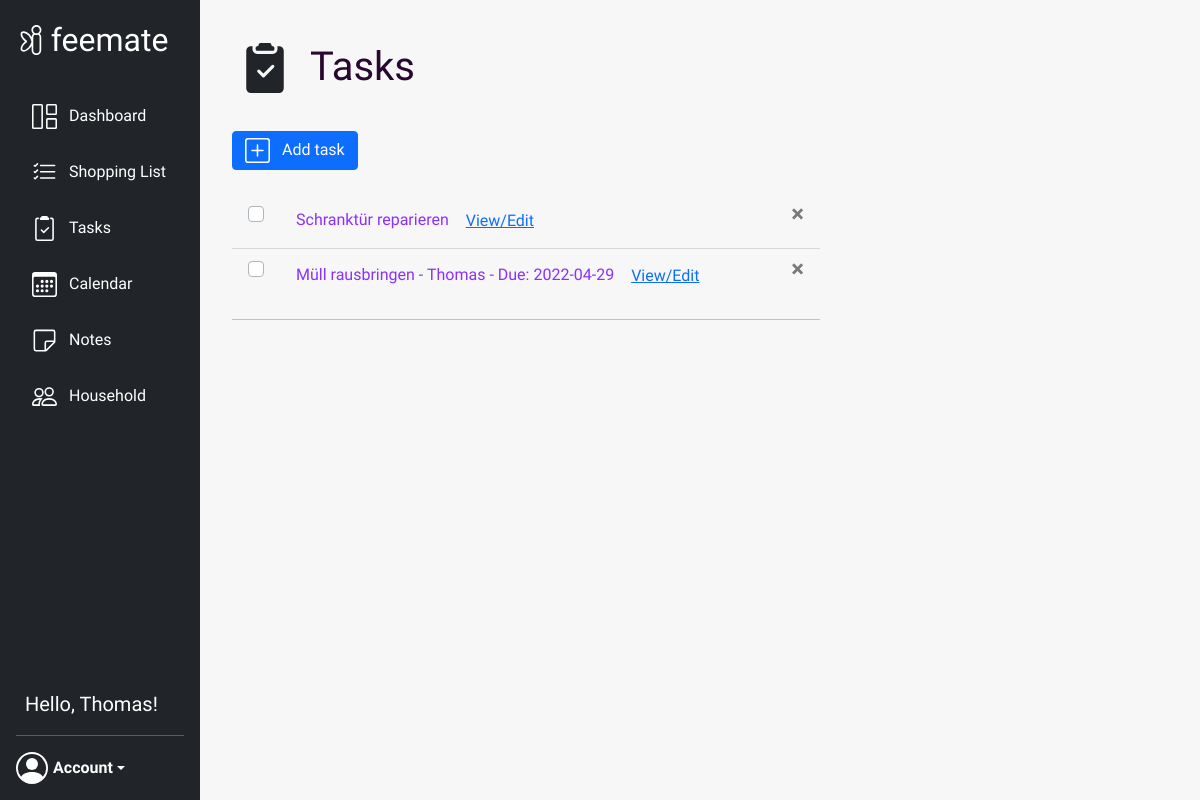
The page /tasks (signed in) on the database its author committed.
### website/models.py (models this page shows, shortened)
class User(db.Model, UserMixin):
    id = db.Column(db.Integer, primary_key=True)
    email = db.Column(db.String(150), unique=True)
    password = db.Column(db.String(150))
    first_name = db.Column(db.String(150))
    events = db.relationship('Event')
    tasks = db.relationship('Task')
    group_id = db.Column(db.Integer, db.ForeignKey('group.id'))
    def get_current_group(self):
        group = Group.query.get(self.group_id)
        return group

class Task(db.Model):
    id = db.Column(db.Integer, primary_key=True)
    title = db.Column(db.String(100))
    data = db.Column(db.String(1000))
    date = db.Column(db.DateTime(timezone=True))
    state = db.Column(db.Boolean, default=False)
    group_id = db.Column(db.Integer, db.ForeignKey('group.id'))
    user_id = db.Column(db.Integer, db.ForeignKey('user.id'))

### website/views/views.py (the view, shortened to what this page needs)
@views.route('/tasks', methods=['GET', 'POST'])
@login_required
@household_required
def tasks():
    users_list = User.query.filter_by(group_id=current_user.group_id).all()
    task_list = Task.query.filter_by(group_id=current_user.group_id).all()
    tasks_structured = get_structured_task_data(task_list)
    return render_template("tasks.html", tasks=tasks_structured, users_in_group=users_list, current_user=current_user,
                           group=current_user.get_current_group())

### website/__init__.py (called while the page is built)
def create_app(base_config=BaseConfig):
    app.config.from_object(base_config)
    db.init_app(app)
    from .models import User, Group
    if not path.exists('website/' + base_config.DB_NAME):
        db.create_all(app=app)
    login_manager = LoginManager()
    login_manager.login_view = 'auth.login'
    login_manager.init_app(app)
    @login_manager.user_loader
    def load_user(user_id):
        return User.query.get(int(user_id))
    return app

### website/views/views.py (called while the page is built)
def get_structured_task_data(task_list):
    tasks_structured = []
    for task in task_list:
        element = {
            'id': task.id,
            'title': task.title,
            'data': task.data,
            'state': task.state
        }
        if task.user_id:
            user = User.query.filter_by(id=task.user_id).first()
            element['user_name'] = user.first_name
            element['user_id'] = user.id
        if task.date:
            date = task.date.date()
            element['date'] = date
        tasks_structured.append(element)
    return tasks_structured

### website/views/templates/tasks.html (shortened to what this page needs)
{% extends "base.html" %}{% block title %}Tasks{% endblock %}
{% block content %}
<div class="d-flex flex-row">
        <div class="p-2 page-icon">
        </div>
        <div class="p-2">
            <h1 class="header-text">Tasks</h1>
        </div>
</div>
<br />
<a class="btn btn-primary" href="#" role="button" data-bs-toggle="modal" data-bs-target="#addTaskModal">
    Add task
</a>
<br/>
<br/>
<ul class="list-group list-group-flush" id="tasks">
    {% for task in tasks %}
        {% if task.state == False %}
            <li class="list-group-item">
                <div class="custom-control custom-checkbox">
                        <label class="custom-control-label" for="checkbox_{{ task.id }}">
                            {{task.title}}
                            {% if task.user_name %}
                                 - {{task.user_name}}
                            {% endif %}
                            {% if task.date %}
                                 - Due: {{task.date}}
                            {% endif %}
                            <button type="button" class="btn btn-link"
                                    data-bs-toggle="modal" data-bs-target="#addTaskModal_{{task.id}}">
                                <span aria-hidden="true">View/Edit</span>
                             </button>
                        </label>
                        <button type="button" class="close delete_item" onclick="deleteTask({{ task.id }})">
                                <span aria-hidden="true">&times;</span>
                        </button>
                </div>
            </li>
        {% endif %}
    {% endfor %}
</ul>
<hr style="width: 50%;">
{% endblock %}

### website/templates/base.html (shortened to what this page needs)
<!DOCTYPE html>
<html>
    <head>
        <link rel="stylesheet"
              href="https://stackpath.bootstrapcdn.com/bootstrap/4.4.1/css/bootstrap.min.css"
/>
        <link rel="stylesheet"
              href="https://stackpath.bootstrapcdn.com/font-awesome/4.7.0/css/font-awesome.min.css"
/>
        <link rel="stylesheet"
              href="https://cdn.jsdelivr.net/npm/bootstrap@5.1.3/dist/css/bootstrap.min.css"
>
        <link rel="stylesheet" href="/static/styles.css">
        <link rel="stylesheet" href="https://cdn.jsdelivr.net/npm/bootstrap-icons@1.8.1/font/bootstrap-icons.css">
        <link rel='stylesheet' href='https://cdn.jsdelivr.net/npm/fullcalendar@5.11.0/main.min.css'/>
    </head>
    <body class="body font">
        <nav class="d-flex flex-column flex-shrink-0 p-3 text-white bg-dark custom-navbar" id="sidebar">
            <a href="/" class="d-flex align-items-center mb-3 mb-md-0 me-md-auto text-white text-decoration-none">
                <img class="invert-svg"
                     src="/static/images/fairy_logo.svg"
                     alt="fairy"
                     width="30"
                     height="30"/>
                <span class="fs-2" style="margin-left: 0.15em;">feemate</span>
            </a>
            <br/>
            <ul class="nav nav-pills flex-column mb-auto">
                <li>
                    <a href="/dashboard" class="nav-link text-white {{ '' if current_user.is_authenticated else 'disabled' }}">
                        <text class="navbar-text">Dashboard</text>
                    </a>
                </li>
                <li>
                    <a href="/list" class="nav-link text-white {{ '' if current_user.is_authenticated else 'disabled' }}">
                        <text class="navbar-text">Shopping List</text>
                    </a>
                </li>
                <li>
                    <a href="/tasks" class="nav-link text-white {{ '' if current_user.is_authenticated else 'disabled' }}">
                        <text class="navbar-text">Tasks</text>
                    </a>
                </li>
                <li>
                    <a href="/calendar" class="nav-link text-white {{ '' if current_user.is_authenticated else 'disabled' }}">
                        <text class="navbar-text">Calendar</text>
                    </a>
                </li>
                <li>
                    <a href="/notes" class="nav-link text-white {{ '' if current_user.is_authenticated else 'disabled' }}">
                        <text class="navbar-text">Notes</text>
                    </a>
                </li>
                <li>
                    <a href="/household" class="nav-link text-white">
                        <text class="navbar-text">Household</text>
                    </a>
                </li>
            </ul>
            {% if current_user.is_authenticated %}
            <text class="current-user-name">Hello, {{current_user.first_name}}!</text>
            {% endif %}
            <hr>
            {% if current_user.is_authenticated %}
                <div class="dropdown">
                    <a href="#" class="d-flex align-items-center text-white text-decoration-none dropdown-toggle"
                       id="dropdownUser1"
                       data-bs-toggle="dropdown"
                       aria-haspopup="true"
                       aria-expanded="false">
                        <strong class="font" style="margin-left: 5px;">Account</strong>
                    </a>
                </div>
            {% else %}
                <div class="container">
                    <a href="/login" class="d-flex align-items-center text-white text-decoration-none login-button">Login</a>
                </div>
            {% endif %}
        </nav>
        <div class="container-fluid container-fluid-custom">
            {% block content %}
            {% endblock %}
        </div>
    </body>
</html>

### website/static/styles.css (style rules this page uses)
.custom-navbar { height: 100vh; width: 200px; top: 0; left: 0; position: fixed; display: flex; }
.invert-svg { -webkit-filter: invert(1); filter: invert(1); }
.navbar-text { margin-left: 0.5em; }
.body { background-color: #f7f7f7; }
.font { font-family: 'Ubuntu', sans-serif; }
.container-fluid-custom { position: fixed; left: 200px; top: 0; margin-left: 20px; margin-top: 35px; max-width: 1300px; }
.page-icon { width: 50px; }
.list-group-item { background-color: #f7f7f7; width: 50%; }
.header-text { margin-left: 20px; color: #280830; }
.custom-control { position: relative; display: block; min-height: 1.5rem; padding-left: 1.5rem; }
.custom-control-label { position: relative; color: #8a30ff; padding-left: 1.5rem; font-family: 'Ubuntu', sans-serif; }
.delete_item { position: relative; float: right; }
.bg-dark { background-color: #181b1f; }
*, *::before, *::after { box-sizing: border-box; }
.current-user-name { margin-left: 0.45em; font-size: 20px; }

### rows shown on the page
User: first_name "Thomas", user_name "Thomas"
Task: title "Schranktür reparieren"
Task: title "Müll rausbringen"

### other values the page prints
{{ task.date }} "2022-04-29"
